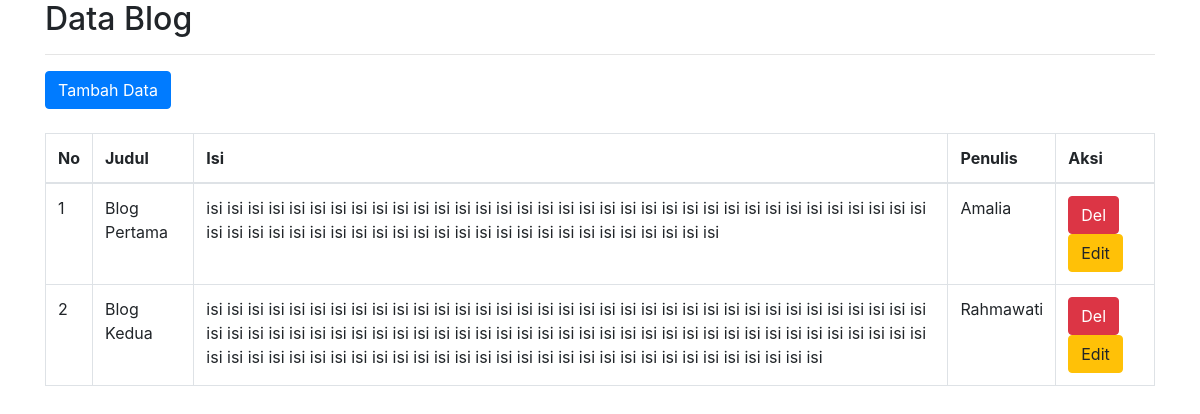
Screenshot of /index.php/blog with the database file from the repository.
### tables this page shows
CREATE TABLE `blog` (
  `id` int(11) NOT NULL,
  `judul` varchar(255) NOT NULL,
  `isi` text NOT NULL,
  `penulis` varchar(50) NOT NULL
);

### application/controllers/Blog.php (called while the page is built, shortened)
<?php
class Blog extends CI_Controller
{
	public function __construct()
	{
		$this->load->model('M_blog');
	}
	public function index()
	{
		$data['isi'] = $this->M_blog->getAll();
		return $this->load->view('blog/v_index', $data);
	}
}

### index.php (called while the page is built, shortened)
<?php
require_once BASEPATH.'core/CodeIgniter.php';

### application/models/M_blog.php (called while the page is built)
<?php
class M_blog extends CI_Model
{
	private $table = 'blog';
	public function getAll()
	{
		return $this->db->get($this->table)->result();
	}
}

### application/views/blog/v_index.php (the view, shortened to what this page needs)
<!doctype html>
<html lang="en">
<head>
	<link rel="stylesheet" href="<?php echo base_url('assets/bootstrap/css/bootstrap.min.css'); ?>">
</head>
<body>
<div class="container">
	<h2>Data Blog</h2>
	<hr>
	<a href="<?= site_url('blog/tambah') ?>" class="btn btn-primary">Tambah Data</a> <br> <br>
	<table class="table table-bordered">
		<thead>
		<tr>
			<th>No</th>
			<th>Judul</th>
			<th>Isi</th>
			<th>Penulis</th>
			<th>Aksi</th>
		</tr>
		</thead>
		<tbody>
		<?php
		$nomor = 1;
		foreach ($isi as $item) {
			?>
			<tr>
				<td><?php echo $nomor++; ?></td>
				<td><?php echo $item->judul; ?></td>
				<td><?php echo $item->isi; ?></td>
				<td><?php echo $item->penulis; ?></td>
				<td>
					<a href="<?= site_url('blog/hapus/' . $item->id) ?>" class="btn btn-danger">Del</a>
					<a href="<?= site_url('blog/edit/' . $item->id) ?>" class="btn btn-warning">Edit</a>
				</td>
			</tr>
			<?php
		}
		?>
		</tbody>
	</table>
</div>
</body>
</html>

### rows the page displays
blog: judul "Blog Pertama", isi "isi isi isi isi isi isi isi isi isi isi isi isi isi isi isi isi isi isi isi isi isi isi isi isi isi isi isi isi isi isi isi isi isi isi isi isi isi isi isi isi isi isi isi isi isi isi isi isi isi isi isi isi isi isi isi isi isi isi isi isi", penulis "Amalia"
blog: judul "Blog Kedua", isi "isi isi isi isi isi isi isi isi isi isi isi isi isi isi isi isi isi isi isi isi isi isi isi isi isi isi isi isi isi isi isi isi isi isi isi isi isi isi isi isi isi isi isi isi isi isi isi isi isi isi isi isi isi isi isi isi isi isi isi isi isi isi isi isi isi isi isi isi isi isi isi isi isi isi isi isi isi isi isi isi isi isi isi isi isi isi isi isi isi isi isi isi isi isi isi isi isi isi isi isi", penulis "Rahmawati"
